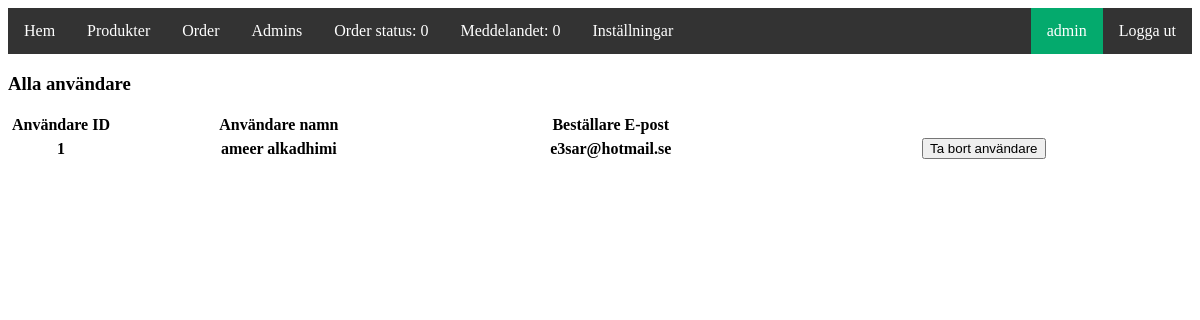
Before: /shop/cPanel/allusers.php (signed in) with the older database file.
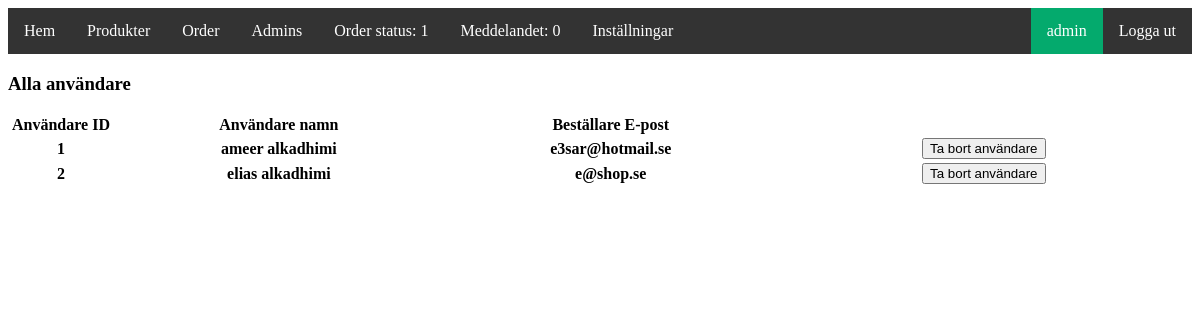
After: the same page with the newer database file.
### tables this page shows
CREATE TABLE `users` (
  `user_id` int(11) NOT NULL,
  `Fname` varchar(40) NOT NULL,
  `Lname` varchar(40) NOT NULL,
  `user_password` varchar(40) NOT NULL,
  `user_email` varchar(40) NOT NULL
);

### shop/cPanel/function.php (called while the page is built, shortened)
<?php
function adminInfo($conn){
    if (isset($_SESSION['admin_id']))
    {
        $id = $_SESSION['admin_id'];
        $query = "SELECT * from admins WHERE admin_id = '$id'";
        $result = mysqli_query($conn,$query);
        if ($result && mysqli_num_rows($result) > 0) {
            $user_data = mysqli_fetch_assoc($result);
            return $user_data;
        }
    }
}
function getOrderStatusCount($conn){
    $orderStatusCount = 0;
    $selectOrder = mysqli_query($conn, "SELECT order_status FROM orders WHERE order_status = 0");
    if ($selectOrder->num_rows > 0) {
        while ($selectOrder->fetch_assoc()) {
            $orderStatusCount ++;
        }
    }
    return $orderStatusCount;
}
function getNewMessageCountAdmin($conn){
    $newMessageCount = 0;
    $selectMessage = mysqli_query($conn, "SELECT * FROM messages WHERE message_admin_status = 0");
    return $newMessageCount;
}

### shop/cPanel/allusers.php (the view, shortened to what this page needs)
<?php
  include("connection.php");
  include("function.php");
  $adminInfo = adminInfo($conn);
  $orderStatusCount = getOrderStatusCount($conn);
  $newMessageCount = getNewMessageCountAdmin($conn);
  $selectUsers = mysqli_query($conn, "SELECT * FROM users");
?>
<!DOCTYPE html>
<html>
<head>
  <link rel="stylesheet" href="style.css">
</head>
<body>
  <?php
  if (!isset($_SESSION['admin_id'])){
    header("location: login.php");
   } else {
  ?>
  <ul>
    <li><a href="index.php">Hem</a></li>
    <li><a href="product.php">Produkter</a></li>
    <li><a href="allorder.php">Order</a></li>
    <li><a href="admins.php">Admins</a></li>
    <li><a href="orderstatus.php">Order status: <?php echo $orderStatusCount ?></a></li>
    <li><a href="messages.php">Meddelandet: <?php  echo $newMessageCount?></a></li>
    <li><a href="setting.php">Inställningar</a></li>
    <li style="float: right;"><a href="logout.php">Logga ut</a></li>
    <li style="float: right; background-color: #04AA6D"><a href="profile.php"><?php  echo $adminInfo['Aname']?></a></li>
    </ul>
    <h3>Alla användare</h3>
  <?php
   }
   ?>
   <table>
  <tr>
    <th width="5%">Användare ID</th>
    <th width="20%">Användare namn</th>
    <th width="20%">Beställare E-post</th>
    <th width="25%"></th>
  </tr>
  <?php
  if ($selectUsers->num_rows > 0) {
    while ($getUsers = $selectUsers->fetch_assoc()) {
      ?>
    <tr>
    <th width="5%"><?php echo $getUsers['user_id']; ?></th>
    <th width="20%"><?php echo $getUsers ['Fname']; echo " " . $getUsers ['Lname']; ?></th>
    <th width="20%"><?php echo $getUsers['user_email']; ?></th>
    <form method="post">
    <th width="25%"><button name="deleteUsers">Ta bort användare</button></th>
  </tr>
    <?php
    }
  }
  ?>
   </table>
</body>
</html>

Changed rows visible on the page:
added users: user_id "2", Fname "elias", Lname "alkadhimi", user_email "e@shop.se"
Other visible differences:
$orderStatusCount: "0" → "1"
